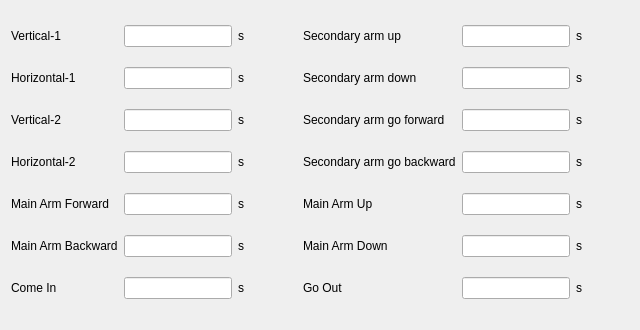
<?xml version="1.0" encoding="UTF-8"?>
<ui version="4.0">
 <class>ICHCTimeFrame</class>
 <widget class="QFrame" name="ICHCTimeFrame">
  <property name="geometry">
   <rect>
    <x>0</x>
    <y>0</y>
    <width>640</width>
    <height>330</height>
   </rect>
  </property>
  <property name="windowTitle">
   <string>Frame</string>
  </property>
  <property name="frameShape">
   <enum>QFrame::NoFrame</enum>
  </property>
  <property name="frameShadow">
   <enum>QFrame::Plain</enum>
  </property>
  <layout class="QGridLayout" name="gridLayout">
   <item row="4" column="5">
    <widget class="ICLineEditWithVirtualNumericKeypad" name="mainArmUpEdit">
     <property name="text">
      <string notr="true"/>
     </property>
    </widget>
   </item>
   <item row="0" column="5">
    <widget class="ICLineEditWithVirtualNumericKeypad" name="secondaryArmUpLineEdit">
     <property name="text">
      <string notr="true"/>
     </property>
    </widget>
   </item>
   <item row="2" column="4">
    <widget class="QLabel" name="label_5">
     <property name="text">
      <string>Secondary arm go forward</string>
     </property>
    </widget>
   </item>
   <item row="4" column="0">
    <widget class="QLabel" name="label_15">
     <property name="text">
      <string>Main Arm Forward</string>
     </property>
    </widget>
   </item>
   <item row="2" column="6">
    <widget class="QLabel" name="label_23">
     <property name="text">
      <string>s</string>
     </property>
    </widget>
   </item>
   <item row="2" column="1">
    <widget class="ICLineEditWithVirtualNumericKeypad" name="vertical2LineEdit">
     <property name="text">
      <string notr="true"/>
     </property>
    </widget>
   </item>
   <item row="4" column="2">
    <widget class="QLabel" name="label_19">
     <property name="text">
      <string>s</string>
     </property>
    </widget>
   </item>
   <item row="2" column="0">
    <widget class="QLabel" name="label_7">
     <property name="text">
      <string>Vertical-2</string>
     </property>
    </widget>
   </item>
   <item row="5" column="1">
    <widget class="ICLineEditWithVirtualNumericKeypad" name="mainArmBackwardEdit">
     <property name="text">
      <string notr="true"/>
     </property>
    </widget>
   </item>
   <item row="5" column="4">
    <widget class="QLabel" name="label_28">
     <property name="text">
      <string>Main Arm Down</string>
     </property>
    </widget>
   </item>
   <item row="4" column="4">
    <widget class="QLabel" name="label_27">
     <property name="text">
      <string>Main Arm Up</string>
     </property>
    </widget>
   </item>
   <item row="4" column="6">
    <widget class="QLabel" name="label_29">
     <property name="text">
      <string>s</string>
     </property>
    </widget>
   </item>
   <item row="0" column="1">
    <widget class="ICLineEditWithVirtualNumericKeypad" name="verticalineEdit">
     <property name="text">
      <string notr="true"/>
     </property>
    </widget>
   </item>
   <item row="5" column="5">
    <widget class="ICLineEditWithVirtualNumericKeypad" name="mainArmDownEdit">
     <property name="text">
      <string notr="true"/>
     </property>
    </widget>
   </item>
   <item row="0" column="3">
    <spacer name="horizontalSpacer_2">
     <property name="orientation">
      <enum>Qt::Horizontal</enum>
     </property>
     <property name="sizeHint" stdset="0">
      <size>
       <width>40</width>
       <height>20</height>
      </size>
     </property>
    </spacer>
   </item>
   <item row="1" column="5">
    <widget class="ICLineEditWithVirtualNumericKeypad" name="secondaryArmDownLineEdit">
     <property name="text">
      <string notr="true"/>
     </property>
    </widget>
   </item>
   <item row="1" column="4">
    <widget class="QLabel" name="label_4">
     <property name="text">
      <string>Secondary arm down</string>
     </property>
    </widget>
   </item>
   <item row="0" column="7">
    <spacer name="horizontalSpacer">
     <property name="orientation">
      <enum>Qt::Horizontal</enum>
     </property>
     <property name="sizeHint" stdset="0">
      <size>
       <width>40</width>
       <height>20</height>
      </size>
     </property>
    </spacer>
   </item>
   <item row="3" column="6">
    <widget class="QLabel" name="label_24">
     <property name="text">
      <string>s</string>
     </property>
    </widget>
   </item>
   <item row="1" column="6">
    <widget class="QLabel" name="label_22">
     <property name="text">
      <string>s</string>
     </property>
    </widget>
   </item>
   <item row="0" column="6">
    <widget class="QLabel" name="label_21">
     <property name="text">
      <string>s</string>
     </property>
    </widget>
   </item>
   <item row="2" column="2">
    <widget class="QLabel" name="label_25">
     <property name="text">
      <string>s</string>
     </property>
    </widget>
   </item>
   <item row="0" column="4">
    <widget class="QLabel" name="label_3">
     <property name="text">
      <string>Secondary arm up</string>
     </property>
    </widget>
   </item>
   <item row="5" column="0">
    <widget class="QLabel" name="label_16">
     <property name="text">
      <string>Main Arm Backward</string>
     </property>
    </widget>
   </item>
   <item row="3" column="5">
    <widget class="ICLineEditWithVirtualNumericKeypad" name="secondayGoBackwardLineEdit">
     <property name="text">
      <string notr="true"/>
     </property>
    </widget>
   </item>
   <item row="2" column="5">
    <widget class="ICLineEditWithVirtualNumericKeypad" name="secondayGoForwardLineEdit">
     <property name="text">
      <string notr="true"/>
     </property>
    </widget>
   </item>
   <item row="1" column="1">
    <widget class="ICLineEditWithVirtualNumericKeypad" name="horizontalLineEdit">
     <property name="text">
      <string notr="true"/>
     </property>
    </widget>
   </item>
   <item row="4" column="1">
    <widget class="ICLineEditWithVirtualNumericKeypad" name="mainArmForwardEdit">
     <property name="text">
      <string notr="true"/>
     </property>
    </widget>
   </item>
   <item row="3" column="4">
    <widget class="QLabel" name="label_6">
     <property name="text">
      <string>Secondary arm go backward</string>
     </property>
    </widget>
   </item>
   <item row="3" column="0">
    <widget class="QLabel" name="label_8">
     <property name="text">
      <string>Horizontal-2</string>
     </property>
    </widget>
   </item>
   <item row="5" column="6">
    <widget class="QLabel" name="label_30">
     <property name="text">
      <string>s</string>
     </property>
    </widget>
   </item>
   <item row="1" column="2">
    <widget class="QLabel" name="label_18">
     <property name="text">
      <string>s</string>
     </property>
    </widget>
   </item>
   <item row="3" column="1">
    <widget class="ICLineEditWithVirtualNumericKeypad" name="horizontal2LineEdit">
     <property name="text">
      <string notr="true"/>
     </property>
    </widget>
   </item>
   <item row="1" column="0">
    <widget class="QLabel" name="label_2">
     <property name="text">
      <string>Horizontal-1</string>
     </property>
    </widget>
   </item>
   <item row="3" column="2">
    <widget class="QLabel" name="label_26">
     <property name="text">
      <string>s</string>
     </property>
    </widget>
   </item>
   <item row="0" column="2">
    <widget class="QLabel" name="label_17">
     <property name="text">
      <string>s</string>
     </property>
    </widget>
   </item>
   <item row="0" column="0">
    <widget class="QLabel" name="label">
     <property name="text">
      <string>Vertical-1</string>
     </property>
    </widget>
   </item>
   <item row="6" column="0">
    <widget class="QLabel" name="label_31">
     <property name="text">
      <string>Come In</string>
     </property>
    </widget>
   </item>
   <item row="6" column="1">
    <widget class="ICLineEditWithVirtualNumericKeypad" name="comeInEdit">
     <property name="text">
      <string notr="true"/>
     </property>
    </widget>
   </item>
   <item row="5" column="2" colspan="2">
    <widget class="QLabel" name="label_20">
     <property name="text">
      <string>s</string>
     </property>
    </widget>
   </item>
   <item row="6" column="2">
    <widget class="QLabel" name="label_32">
     <property name="text">
      <string>s</string>
     </property>
    </widget>
   </item>
   <item row="6" column="4">
    <widget class="QLabel" name="label_33">
     <property name="text">
      <string>Go Out</string>
     </property>
    </widget>
   </item>
   <item row="6" column="5">
    <widget class="ICLineEditWithVirtualNumericKeypad" name="goOutEdit">
     <property name="text">
      <string notr="true"/>
     </property>
    </widget>
   </item>
   <item row="6" column="6">
    <widget class="QLabel" name="label_34">
     <property name="text">
      <string>s</string>
     </property>
    </widget>
   </item>
  </layout>
 </widget>
 <customwidgets>
  <customwidget>
   <class>ICLineEditWithVirtualNumericKeypad</class>
   <extends>QLineEdit</extends>
   <header>iclineeditwithvirtualnumerickeypad.h</header>
  </customwidget>
 </customwidgets>
 <resources/>
 <connections/>
</ui>
